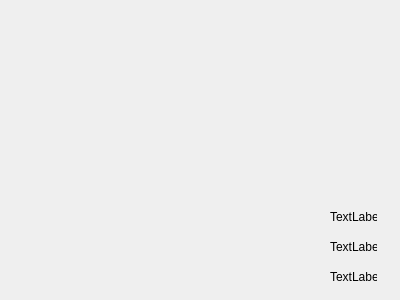
<?xml version="1.0" encoding="UTF-8"?>
<ui version="4.0">
 <class>stati</class>
 <widget class="QDialog" name="stati">
  <property name="geometry">
   <rect>
    <x>0</x>
    <y>0</y>
    <width>400</width>
    <height>300</height>
   </rect>
  </property>
  <property name="windowTitle">
   <string>Dialog</string>
  </property>
  <widget class="QLabel" name="labelF">
   <property name="geometry">
    <rect>
     <x>330</x>
     <y>210</y>
     <width>47</width>
     <height>13</height>
    </rect>
   </property>
   <property name="text">
    <string>TextLabel</string>
   </property>
  </widget>
  <widget class="QLabel" name="label_2F">
   <property name="geometry">
    <rect>
     <x>330</x>
     <y>270</y>
     <width>47</width>
     <height>13</height>
    </rect>
   </property>
   <property name="text">
    <string>TextLabel</string>
   </property>
  </widget>
  <widget class="QWidget" name="widgetFF" native="true">
   <property name="geometry">
    <rect>
     <x>290</x>
     <y>230</y>
     <width>21</width>
     <height>21</height>
    </rect>
   </property>
   <property name="palette">
    <palette>
     <active>
      <colorrole role="WindowText">
       <brush brushstyle="SolidPattern">
        <color alpha="255">
         <red>0</red>
         <green>0</green>
         <blue>0</blue>
        </color>
       </brush>
      </colorrole>
      <colorrole role="Button">
       <brush brushstyle="SolidPattern">
        <color alpha="255">
         <red>0</red>
         <green>255</green>
         <blue>0</blue>
        </color>
       </brush>
      </colorrole>
      <colorrole role="Light">
       <brush brushstyle="SolidPattern">
        <color alpha="255">
         <red>127</red>
         <green>255</green>
         <blue>127</blue>
        </color>
       </brush>
      </colorrole>
      <colorrole role="Midlight">
       <brush brushstyle="SolidPattern">
        <color alpha="255">
         <red>63</red>
         <green>255</green>
         <blue>63</blue>
        </color>
       </brush>
      </colorrole>
      <colorrole role="Dark">
       <brush brushstyle="SolidPattern">
        <color alpha="255">
         <red>0</red>
         <green>127</green>
         <blue>0</blue>
        </color>
       </brush>
      </colorrole>
      <colorrole role="Mid">
       <brush brushstyle="SolidPattern">
        <color alpha="255">
         <red>0</red>
         <green>170</green>
         <blue>0</blue>
        </color>
       </brush>
      </colorrole>
      <colorrole role="Text">
       <brush brushstyle="SolidPattern">
        <color alpha="255">
         <red>0</red>
         <green>0</green>
         <blue>0</blue>
        </color>
       </brush>
      </colorrole>
      <colorrole role="BrightText">
       <brush brushstyle="SolidPattern">
        <color alpha="255">
         <red>255</red>
         <green>255</green>
         <blue>255</blue>
        </color>
       </brush>
      </colorrole>
      <colorrole role="ButtonText">
       <brush brushstyle="SolidPattern">
        <color alpha="255">
         <red>0</red>
         <green>0</green>
         <blue>0</blue>
        </color>
       </brush>
      </colorrole>
      <colorrole role="Base">
       <brush brushstyle="SolidPattern">
        <color alpha="255">
         <red>255</red>
         <green>255</green>
         <blue>255</blue>
        </color>
       </brush>
      </colorrole>
      <colorrole role="Window">
       <brush brushstyle="SolidPattern">
        <color alpha="255">
         <red>0</red>
         <green>255</green>
         <blue>0</blue>
        </color>
       </brush>
      </colorrole>
      <colorrole role="Shadow">
       <brush brushstyle="SolidPattern">
        <color alpha="255">
         <red>0</red>
         <green>0</green>
         <blue>0</blue>
        </color>
       </brush>
      </colorrole>
      <colorrole role="AlternateBase">
       <brush brushstyle="SolidPattern">
        <color alpha="255">
         <red>127</red>
         <green>255</green>
         <blue>127</blue>
        </color>
       </brush>
      </colorrole>
      <colorrole role="ToolTipBase">
       <brush brushstyle="SolidPattern">
        <color alpha="255">
         <red>255</red>
         <green>255</green>
         <blue>220</blue>
        </color>
       </brush>
      </colorrole>
      <colorrole role="ToolTipText">
       <brush brushstyle="SolidPattern">
        <color alpha="255">
         <red>0</red>
         <green>0</green>
         <blue>0</blue>
        </color>
       </brush>
      </colorrole>
     </active>
     <inactive>
      <colorrole role="WindowText">
       <brush brushstyle="SolidPattern">
        <color alpha="255">
         <red>0</red>
         <green>0</green>
         <blue>0</blue>
        </color>
       </brush>
      </colorrole>
      <colorrole role="Button">
       <brush brushstyle="SolidPattern">
        <color alpha="255">
         <red>0</red>
         <green>255</green>
         <blue>0</blue>
        </color>
       </brush>
      </colorrole>
      <colorrole role="Light">
       <brush brushstyle="SolidPattern">
        <color alpha="255">
         <red>127</red>
         <green>255</green>
         <blue>127</blue>
        </color>
       </brush>
      </colorrole>
      <colorrole role="Midlight">
       <brush brushstyle="SolidPattern">
        <color alpha="255">
         <red>63</red>
         <green>255</green>
         <blue>63</blue>
        </color>
       </brush>
      </colorrole>
      <colorrole role="Dark">
       <brush brushstyle="SolidPattern">
        <color alpha="255">
         <red>0</red>
         <green>127</green>
         <blue>0</blue>
        </color>
       </brush>
      </colorrole>
      <colorrole role="Mid">
       <brush brushstyle="SolidPattern">
        <color alpha="255">
         <red>0</red>
         <green>170</green>
         <blue>0</blue>
        </color>
       </brush>
      </colorrole>
      <colorrole role="Text">
       <brush brushstyle="SolidPattern">
        <color alpha="255">
         <red>0</red>
         <green>0</green>
         <blue>0</blue>
        </color>
       </brush>
      </colorrole>
      <colorrole role="BrightText">
       <brush brushstyle="SolidPattern">
        <color alpha="255">
         <red>255</red>
         <green>255</green>
         <blue>255</blue>
        </color>
       </brush>
      </colorrole>
      <colorrole role="ButtonText">
       <brush brushstyle="SolidPattern">
        <color alpha="255">
         <red>0</red>
         <green>0</green>
         <blue>0</blue>
        </color>
       </brush>
      </colorrole>
      <colorrole role="Base">
       <brush brushstyle="SolidPattern">
        <color alpha="255">
         <red>255</red>
         <green>255</green>
         <blue>255</blue>
        </color>
       </brush>
      </colorrole>
      <colorrole role="Window">
       <brush brushstyle="SolidPattern">
        <color alpha="255">
         <red>0</red>
         <green>255</green>
         <blue>0</blue>
        </color>
       </brush>
      </colorrole>
      <colorrole role="Shadow">
       <brush brushstyle="SolidPattern">
        <color alpha="255">
         <red>0</red>
         <green>0</green>
         <blue>0</blue>
        </color>
       </brush>
      </colorrole>
      <colorrole role="AlternateBase">
       <brush brushstyle="SolidPattern">
        <color alpha="255">
         <red>127</red>
         <green>255</green>
         <blue>127</blue>
        </color>
       </brush>
      </colorrole>
      <colorrole role="ToolTipBase">
       <brush brushstyle="SolidPattern">
        <color alpha="255">
         <red>255</red>
         <green>255</green>
         <blue>220</blue>
        </color>
       </brush>
      </colorrole>
      <colorrole role="ToolTipText">
       <brush brushstyle="SolidPattern">
        <color alpha="255">
         <red>0</red>
         <green>0</green>
         <blue>0</blue>
        </color>
       </brush>
      </colorrole>
     </inactive>
     <disabled>
      <colorrole role="WindowText">
       <brush brushstyle="SolidPattern">
        <color alpha="255">
         <red>0</red>
         <green>127</green>
         <blue>0</blue>
        </color>
       </brush>
      </colorrole>
      <colorrole role="Button">
       <brush brushstyle="SolidPattern">
        <color alpha="255">
         <red>0</red>
         <green>255</green>
         <blue>0</blue>
        </color>
       </brush>
      </colorrole>
      <colorrole role="Light">
       <brush brushstyle="SolidPattern">
        <color alpha="255">
         <red>127</red>
         <green>255</green>
         <blue>127</blue>
        </color>
       </brush>
      </colorrole>
      <colorrole role="Midlight">
       <brush brushstyle="SolidPattern">
        <color alpha="255">
         <red>63</red>
         <green>255</green>
         <blue>63</blue>
        </color>
       </brush>
      </colorrole>
      <colorrole role="Dark">
       <brush brushstyle="SolidPattern">
        <color alpha="255">
         <red>0</red>
         <green>127</green>
         <blue>0</blue>
        </color>
       </brush>
      </colorrole>
      <colorrole role="Mid">
       <brush brushstyle="SolidPattern">
        <color alpha="255">
         <red>0</red>
         <green>170</green>
         <blue>0</blue>
        </color>
       </brush>
      </colorrole>
      <colorrole role="Text">
       <brush brushstyle="SolidPattern">
        <color alpha="255">
         <red>0</red>
         <green>127</green>
         <blue>0</blue>
        </color>
       </brush>
      </colorrole>
      <colorrole role="BrightText">
       <brush brushstyle="SolidPattern">
        <color alpha="255">
         <red>255</red>
         <green>255</green>
         <blue>255</blue>
        </color>
       </brush>
      </colorrole>
      <colorrole role="ButtonText">
       <brush brushstyle="SolidPattern">
        <color alpha="255">
         <red>0</red>
         <green>127</green>
         <blue>0</blue>
        </color>
       </brush>
      </colorrole>
      <colorrole role="Base">
       <brush brushstyle="SolidPattern">
        <color alpha="255">
         <red>0</red>
         <green>255</green>
         <blue>0</blue>
        </color>
       </brush>
      </colorrole>
      <colorrole role="Window">
       <brush brushstyle="SolidPattern">
        <color alpha="255">
         <red>0</red>
         <green>255</green>
         <blue>0</blue>
        </color>
       </brush>
      </colorrole>
      <colorrole role="Shadow">
       <brush brushstyle="SolidPattern">
        <color alpha="255">
         <red>0</red>
         <green>0</green>
         <blue>0</blue>
        </color>
       </brush>
      </colorrole>
      <colorrole role="AlternateBase">
       <brush brushstyle="SolidPattern">
        <color alpha="255">
         <red>0</red>
         <green>255</green>
         <blue>0</blue>
        </color>
       </brush>
      </colorrole>
      <colorrole role="ToolTipBase">
       <brush brushstyle="SolidPattern">
        <color alpha="255">
         <red>255</red>
         <green>255</green>
         <blue>220</blue>
        </color>
       </brush>
      </colorrole>
      <colorrole role="ToolTipText">
       <brush brushstyle="SolidPattern">
        <color alpha="255">
         <red>0</red>
         <green>0</green>
         <blue>0</blue>
        </color>
       </brush>
      </colorrole>
     </disabled>
    </palette>
   </property>
  </widget>
  <widget class="QWidget" name="widgetFF_2" native="true">
   <property name="geometry">
    <rect>
     <x>290</x>
     <y>260</y>
     <width>21</width>
     <height>21</height>
    </rect>
   </property>
   <property name="palette">
    <palette>
     <active>
      <colorrole role="WindowText">
       <brush brushstyle="SolidPattern">
        <color alpha="255">
         <red>0</red>
         <green>0</green>
         <blue>0</blue>
        </color>
       </brush>
      </colorrole>
      <colorrole role="Button">
       <brush brushstyle="SolidPattern">
        <color alpha="255">
         <red>20</red>
         <green>68</green>
         <blue>200</blue>
        </color>
       </brush>
      </colorrole>
      <colorrole role="Light">
       <brush brushstyle="SolidPattern">
        <color alpha="255">
         <red>70</red>
         <green>120</green>
         <blue>255</blue>
        </color>
       </brush>
      </colorrole>
      <colorrole role="Midlight">
       <brush brushstyle="SolidPattern">
        <color alpha="255">
         <red>45</red>
         <green>94</green>
         <blue>227</blue>
        </color>
       </brush>
      </colorrole>
      <colorrole role="Dark">
       <brush brushstyle="SolidPattern">
        <color alpha="255">
         <red>10</red>
         <green>34</green>
         <blue>100</blue>
        </color>
       </brush>
      </colorrole>
      <colorrole role="Mid">
       <brush brushstyle="SolidPattern">
        <color alpha="255">
         <red>13</red>
         <green>45</green>
         <blue>133</blue>
        </color>
       </brush>
      </colorrole>
      <colorrole role="Text">
       <brush brushstyle="SolidPattern">
        <color alpha="255">
         <red>0</red>
         <green>0</green>
         <blue>0</blue>
        </color>
       </brush>
      </colorrole>
      <colorrole role="BrightText">
       <brush brushstyle="SolidPattern">
        <color alpha="255">
         <red>255</red>
         <green>255</green>
         <blue>255</blue>
        </color>
       </brush>
      </colorrole>
      <colorrole role="ButtonText">
       <brush brushstyle="SolidPattern">
        <color alpha="255">
         <red>0</red>
         <green>0</green>
         <blue>0</blue>
        </color>
       </brush>
      </colorrole>
      <colorrole role="Base">
       <brush brushstyle="SolidPattern">
        <color alpha="255">
         <red>255</red>
         <green>255</green>
         <blue>255</blue>
        </color>
       </brush>
      </colorrole>
      <colorrole role="Window">
       <brush brushstyle="SolidPattern">
        <color alpha="255">
         <red>20</red>
         <green>68</green>
         <blue>200</blue>
        </color>
       </brush>
      </colorrole>
      <colorrole role="Shadow">
       <brush brushstyle="SolidPattern">
        <color alpha="255">
         <red>0</red>
         <green>0</green>
         <blue>0</blue>
        </color>
       </brush>
      </colorrole>
      <colorrole role="AlternateBase">
       <brush brushstyle="SolidPattern">
        <color alpha="255">
         <red>137</red>
         <green>161</green>
         <blue>227</blue>
        </color>
       </brush>
      </colorrole>
      <colorrole role="ToolTipBase">
       <brush brushstyle="SolidPattern">
        <color alpha="255">
         <red>255</red>
         <green>255</green>
         <blue>220</blue>
        </color>
       </brush>
      </colorrole>
      <colorrole role="ToolTipText">
       <brush brushstyle="SolidPattern">
        <color alpha="255">
         <red>0</red>
         <green>0</green>
         <blue>0</blue>
        </color>
       </brush>
      </colorrole>
     </active>
     <inactive>
      <colorrole role="WindowText">
       <brush brushstyle="SolidPattern">
        <color alpha="255">
         <red>0</red>
         <green>0</green>
         <blue>0</blue>
        </color>
       </brush>
      </colorrole>
      <colorrole role="Button">
       <brush brushstyle="SolidPattern">
        <color alpha="255">
         <red>20</red>
         <green>68</green>
         <blue>200</blue>
        </color>
       </brush>
      </colorrole>
      <colorrole role="Light">
       <brush brushstyle="SolidPattern">
        <color alpha="255">
         <red>70</red>
         <green>120</green>
         <blue>255</blue>
        </color>
       </brush>
      </colorrole>
      <colorrole role="Midlight">
       <brush brushstyle="SolidPattern">
        <color alpha="255">
         <red>45</red>
         <green>94</green>
         <blue>227</blue>
        </color>
       </brush>
      </colorrole>
      <colorrole role="Dark">
       <brush brushstyle="SolidPattern">
        <color alpha="255">
         <red>10</red>
         <green>34</green>
         <blue>100</blue>
        </color>
       </brush>
      </colorrole>
      <colorrole role="Mid">
       <brush brushstyle="SolidPattern">
        <color alpha="255">
         <red>13</red>
         <green>45</green>
         <blue>133</blue>
        </color>
       </brush>
      </colorrole>
      <colorrole role="Text">
       <brush brushstyle="SolidPattern">
        <color alpha="255">
         <red>0</red>
         <green>0</green>
         <blue>0</blue>
        </color>
       </brush>
      </colorrole>
      <colorrole role="BrightText">
       <brush brushstyle="SolidPattern">
        <color alpha="255">
         <red>255</red>
         <green>255</green>
         <blue>255</blue>
        </color>
       </brush>
      </colorrole>
      <colorrole role="ButtonText">
       <brush brushstyle="SolidPattern">
        <color alpha="255">
         <red>0</red>
         <green>0</green>
         <blue>0</blue>
        </color>
       </brush>
      </colorrole>
      <colorrole role="Base">
       <brush brushstyle="SolidPattern">
        <color alpha="255">
         <red>255</red>
         <green>255</green>
         <blue>255</blue>
        </color>
       </brush>
      </colorrole>
      <colorrole role="Window">
       <brush brushstyle="SolidPattern">
        <color alpha="255">
         <red>20</red>
         <green>68</green>
         <blue>200</blue>
        </color>
       </brush>
      </colorrole>
      <colorrole role="Shadow">
       <brush brushstyle="SolidPattern">
        <color alpha="255">
         <red>0</red>
         <green>0</green>
         <blue>0</blue>
        </color>
       </brush>
      </colorrole>
      <colorrole role="AlternateBase">
       <brush brushstyle="SolidPattern">
        <color alpha="255">
         <red>137</red>
         <green>161</green>
         <blue>227</blue>
        </color>
       </brush>
      </colorrole>
      <colorrole role="ToolTipBase">
       <brush brushstyle="SolidPattern">
        <color alpha="255">
         <red>255</red>
         <green>255</green>
         <blue>220</blue>
        </color>
       </brush>
      </colorrole>
      <colorrole role="ToolTipText">
       <brush brushstyle="SolidPattern">
        <color alpha="255">
         <red>0</red>
         <green>0</green>
         <blue>0</blue>
        </color>
       </brush>
      </colorrole>
     </inactive>
     <disabled>
      <colorrole role="WindowText">
       <brush brushstyle="SolidPattern">
        <color alpha="255">
         <red>10</red>
         <green>34</green>
         <blue>100</blue>
        </color>
       </brush>
      </colorrole>
      <colorrole role="Button">
       <brush brushstyle="SolidPattern">
        <color alpha="255">
         <red>20</red>
         <green>68</green>
         <blue>200</blue>
        </color>
       </brush>
      </colorrole>
      <colorrole role="Light">
       <brush brushstyle="SolidPattern">
        <color alpha="255">
         <red>70</red>
         <green>120</green>
         <blue>255</blue>
        </color>
       </brush>
      </colorrole>
      <colorrole role="Midlight">
       <brush brushstyle="SolidPattern">
        <color alpha="255">
         <red>45</red>
         <green>94</green>
         <blue>227</blue>
        </color>
       </brush>
      </colorrole>
      <colorrole role="Dark">
       <brush brushstyle="SolidPattern">
        <color alpha="255">
         <red>10</red>
         <green>34</green>
         <blue>100</blue>
        </color>
       </brush>
      </colorrole>
      <colorrole role="Mid">
       <brush brushstyle="SolidPattern">
        <color alpha="255">
         <red>13</red>
         <green>45</green>
         <blue>133</blue>
        </color>
       </brush>
      </colorrole>
      <colorrole role="Text">
       <brush brushstyle="SolidPattern">
        <color alpha="255">
         <red>10</red>
         <green>34</green>
         <blue>100</blue>
        </color>
       </brush>
      </colorrole>
      <colorrole role="BrightText">
       <brush brushstyle="SolidPattern">
        <color alpha="255">
         <red>255</red>
         <green>255</green>
         <blue>255</blue>
        </color>
       </brush>
      </colorrole>
      <colorrole role="ButtonText">
       <brush brushstyle="SolidPattern">
        <color alpha="255">
         <red>10</red>
         <green>34</green>
         <blue>100</blue>
        </color>
       </brush>
      </colorrole>
      <colorrole role="Base">
       <brush brushstyle="SolidPattern">
        <color alpha="255">
         <red>20</red>
         <green>68</green>
         <blue>200</blue>
        </color>
       </brush>
      </colorrole>
      <colorrole role="Window">
       <brush brushstyle="SolidPattern">
        <color alpha="255">
         <red>20</red>
         <green>68</green>
         <blue>200</blue>
        </color>
       </brush>
      </colorrole>
      <colorrole role="Shadow">
       <brush brushstyle="SolidPattern">
        <color alpha="255">
         <red>0</red>
         <green>0</green>
         <blue>0</blue>
        </color>
       </brush>
      </colorrole>
      <colorrole role="AlternateBase">
       <brush brushstyle="SolidPattern">
        <color alpha="255">
         <red>20</red>
         <green>68</green>
         <blue>200</blue>
        </color>
       </brush>
      </colorrole>
      <colorrole role="ToolTipBase">
       <brush brushstyle="SolidPattern">
        <color alpha="255">
         <red>255</red>
         <green>255</green>
         <blue>220</blue>
        </color>
       </brush>
      </colorrole>
      <colorrole role="ToolTipText">
       <brush brushstyle="SolidPattern">
        <color alpha="255">
         <red>0</red>
         <green>0</green>
         <blue>0</blue>
        </color>
       </brush>
      </colorrole>
     </disabled>
    </palette>
   </property>
  </widget>
  <widget class="QLabel" name="labelFA">
   <property name="geometry">
    <rect>
     <x>330</x>
     <y>240</y>
     <width>47</width>
     <height>13</height>
    </rect>
   </property>
   <property name="text">
    <string>TextLabel</string>
   </property>
  </widget>
 </widget>
 <resources/>
 <connections/>
</ui>
